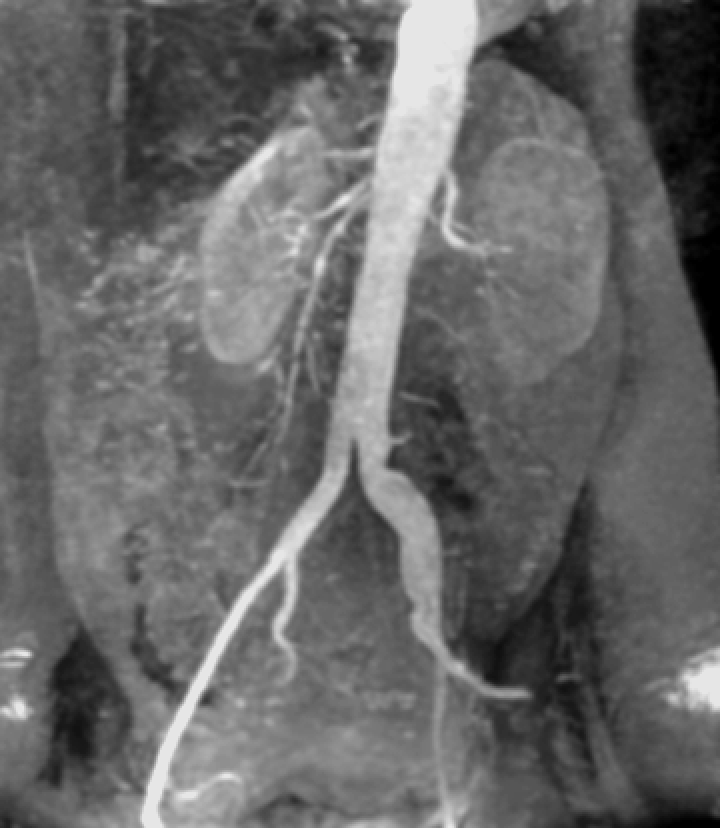
#> input picture Lab_03/5.intensity_slicing/kidney.tif, 720 x 828 px
$ python intensity_slicing.py
#> lines starting #> are read from the running program, lines starting #| are printed output that depends on the picture; after the words box and inside, x2 and y2 are one past the last pixel; in counts of white or black regions, pixels touching at a corner belong together
from PIL import Image
import numpy as np
img = np.array(Image.open("kidney.tif").convert("L"))
#> img is the input picture: shape (828, 720); min 0, max 230, mean 103.5
# Define intensity range to highlight
lower, upper = 100, 180
# Intensity-level slicing
sliced = np.zeros_like(img)
for i in range(img.shape[0]):
    for j in range(img.shape[1]):
        if lower <= img[i, j] <= upper:
            sliced[i, j] = 255
        else:
            sliced[i, j] = 0
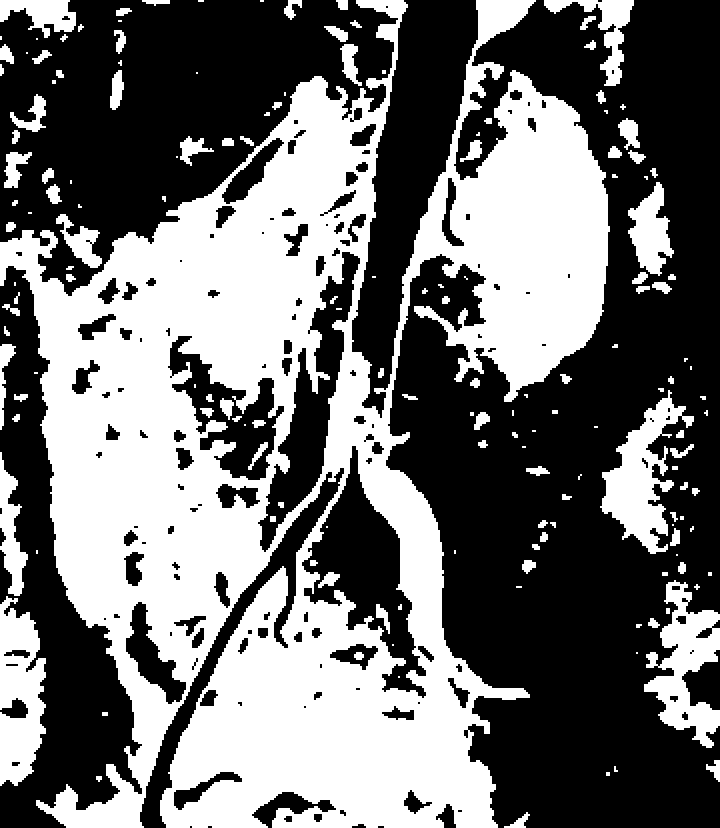
#> sliced: shape (828, 720); 43.7% white; 162 white regions (50 under 20 px), largest, box (x1, y1, x2, y2) and area: (0, 0, 610, 828) 222180, (0, 596, 46, 786) 6132, (600, 390, 694, 554) 6040
# Display output image
Image.fromarray(sliced).show()
